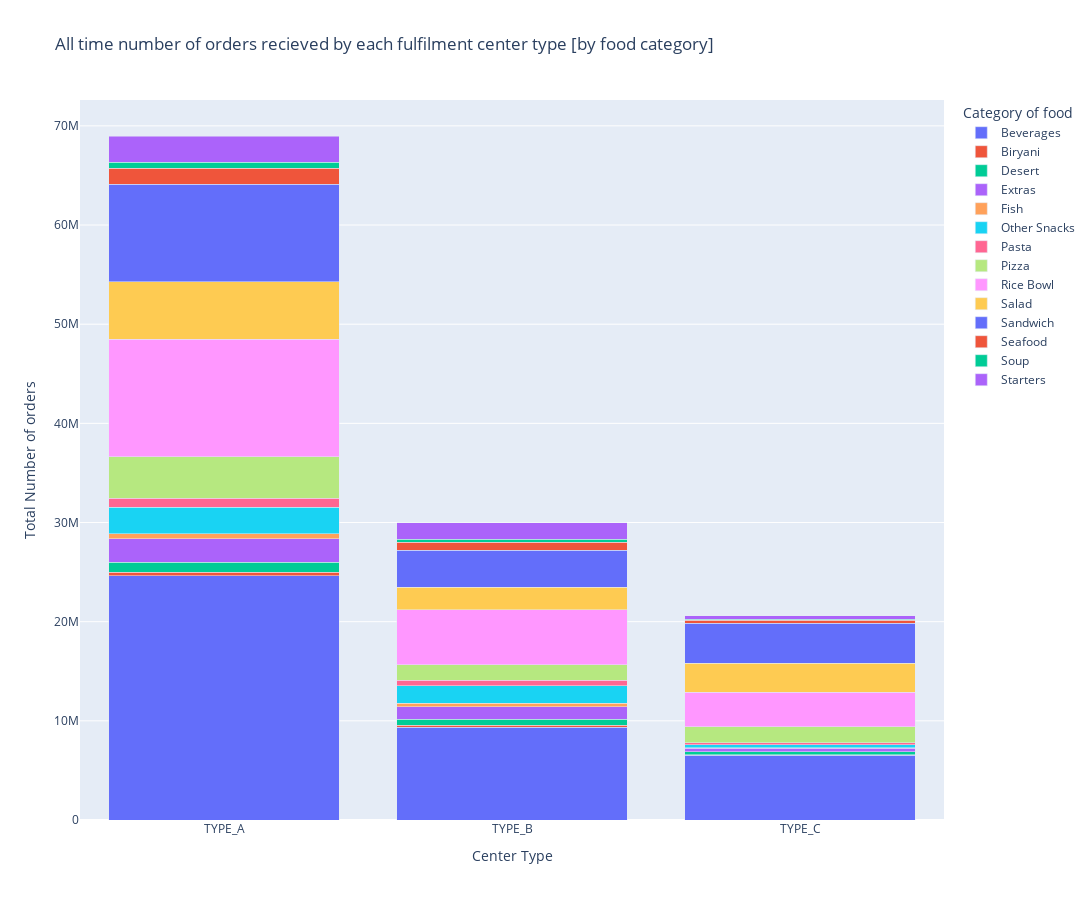

The notebook cell this image was saved under:
### Code cell
# Lets visualize the distribution of meals that was ordered over the course of 146 weeks from each fulfilment center

result = full_data.groupby(['center_type', 'category']).agg({'num_orders': 'sum'}).reset_index()

fig = px.bar(result, x='center_type', y='num_orders', color='category',
             title='All time number of orders recieved by each fulfilment center type [by food category]',
             labels={'num_orders': 'Total Number of orders', 'center_type': 'Center Type', 'category': 'Category of food'},
             barmode='stack')

# Set the size of the figure
fig.update_layout(height=900, width=1100)

# Show plot
fig.show();

### Figure 1 — Plotly figure (JSON) as saved in the notebook; plotly's stock layout.template omitted (floating-point values rounded to 4 significant figures)
{"data": [{"alignmentgroup": "True", "hovertemplate": "Category of food=Beverages<br>Center Type=%{x}<br>Total Number of orders=%{y}<extra></extra>", "legendgroup": "Beverages", "marker": {"color": "#636efa", "pattern": {"shape": ""}}, "name": "Beverages", "offsetgroup": "Beverages", "orientation": "v", "showlegend": true, "textposition": "auto", "type": "bar", "x": ["TYPE_A", "TYPE_B", "TYPE_C"], "xaxis": "x", "y": [24633857, 9340360, 6506308], "yaxis": "y"}, {"alignmentgroup": "True", "hovertemplate": "Category of food=Biryani<br>Center Type=%{x}<br>Total Number of orders=%{y}<extra></extra>", "legendgroup": "Biryani", "marker": {"color": "#EF553B", "pattern": {"shape": ""}}, "name": "Biryani", "offsetgroup": "Biryani", "orientation": "v", "showlegend": true, "textposition": "auto", "type": "bar", "x": ["TYPE_A", "TYPE_B", "TYPE_C"], "xaxis": "x", "y": [348112, 228273, 55463], "yaxis": "y"}, {"alignmentgroup": "True", "hovertemplate": "Category of food=Desert<br>Center Type=%{x}<br>Total Number of orders=%{y}<extra></extra>", "legendgroup": "Desert", "marker": {"color": "#00cc96", "pattern": {"shape": ""}}, "name": "Desert", "offsetgroup": "Desert", "orientation": "v", "showlegend": true, "textposition": "auto", "type": "bar", "x": ["TYPE_A", "TYPE_B", "TYPE_C"], "xaxis": "x", "y": [1006575, 597142, 337037], "yaxis": "y"}, {"alignmentgroup": "True", "hovertemplate": "Category of food=Extras<br>Center Type=%{x}<br>Total Number of orders=%{y}<extra></extra>", "legendgroup": "Extras", "marker": {"color": "#ab63fa", "pattern": {"shape": ""}}, "name": "Extras", "offsetgroup": "Extras", "orientation": "v", "showlegend": true, "textposition": "auto", "type": "bar", "x": ["TYPE_A", "TYPE_B", "TYPE_C"], "xaxis": "x", "y": [2385158, 1251120, 348701], "yaxis": "y"}, {"alignmentgroup": "True", "hovertemplate": "Category of food=Fish<br>Center Type=%{x}<br>Total Number of orders=%{y}<extra></extra>", "legendgroup": "Fish", "marker": {"color": "#FFA15A", "pattern": {"shape": ""}}, "name": "Fish", "offsetgroup": "Fish", "orientation": "v", "showlegend": true, "textposition": "auto", "type": "bar", "x": ["TYPE_A", "TYPE_B", "TYPE_C"], "xaxis": "x", "y": [468892, 375444, 27623], "yaxis": "y"}, {"alignmentgroup": "True", "hovertemplate": "Category of food=Other Snacks<br>Center Type=%{x}<br>Total Number of orders=%{y}<extra></extra>", "legendgroup": "Other Snacks", "marker": {"color": "#19d3f3", "pattern": {"shape": ""}}, "name": "Other Snacks", "offsetgroup": "Other Snacks", "orientation": "v", "showlegend": true, "textposition": "auto", "type": "bar", "x": ["TYPE_A", "TYPE_B", "TYPE_C"], "xaxis": "x", "y": [2721316, 1755359, 289618], "yaxis": "y"}, {"alignmentgroup": "True", "hovertemplate": "Category of food=Pasta<br>Center Type=%{x}<br>Total Number of orders=%{y}<extra></extra>", "legendgroup": "Pasta", "marker": {"color": "#FF6692", "pattern": {"shape": ""}}, "name": "Pasta", "offsetgroup": "Pasta", "orientation": "v", "showlegend": true, "textposition": "auto", "type": "bar", "x": ["TYPE_A", "TYPE_B", "TYPE_C"], "xaxis": "x", "y": [893619, 530987, 213138], "yaxis": "y"}, {"alignmentgroup": "True", "hovertemplate": "Category of food=Pizza<br>Center Type=%{x}<br>Total Number of orders=%{y}<extra></extra>", "legendgroup": "Pizza", "marker": {"color": "#B6E880", "pattern": {"shape": ""}}, "name": "Pizza", "offsetgroup": "Pizza", "orientation": "v", "showlegend": true, "textposition": "auto", "type": "bar", "x": ["TYPE_A", "TYPE_B", "TYPE_C"], "xaxis": "x", "y": [4178759, 1585932, 1619029], "yaxis": "y"}, {"alignmentgroup": "True", "hovertemplate": "Category of food=Rice Bowl<br>Center Type=%{x}<br>Total Number of orders=%{y}<extra></extra>", "legendgroup": "Rice Bowl", "marker": {"color": "#FF97FF", "pattern": {"shape": ""}}, "name": "Rice Bowl", "offsetgroup": "Rice Bowl", "orientation": "v", "showlegend": true, "textposition": "auto", "type": "bar", "x": ["TYPE_A", "TYPE_B", "TYPE_C"], "xaxis": "x", "y": [11847850, 5519104, 3507109], "yaxis": "y"}, {"alignmentgroup": "True", "hovertemplate": "Category of food=Salad<br>Center Type=%{x}<br>Total Number of orders=%{y}<extra></extra>", "legendgroup": "Salad", "marker": {"color": "#FECB52", "pattern": {"shape": ""}}, "name": "Salad", "offsetgroup": "Salad", "orientation": "v", "showlegend": true, "textposition": "auto", "type": "bar", "x": ["TYPE_A", "TYPE_B", "TYPE_C"], "xaxis": "x", "y": [5773622, 2269206, 2901508], "yaxis": "y"}, {"alignmentgroup": "True", "hovertemplate": "Category of food=Sandwich<br>Center Type=%{x}<br>Total Number of orders=%{y}<extra></extra>", "legendgroup": "Sandwich", "marker": {"color": "#636efa", "pattern": {"shape": ""}}, "name": "Sandwich", "offsetgroup": "Sandwich", "orientation": "v", "showlegend": true, "textposition": "auto", "type": "bar", "x": ["TYPE_A", "TYPE_B", "TYPE_C"], "xaxis": "x", "y": [9844003, 3760525, 4032254], "yaxis": "y"}, {"alignmentgroup": "True", "hovertemplate": "Category of food=Seafood<br>Center Type=%{x}<br>Total Number of orders=%{y}<extra></extra>", "legendgroup": "Seafood", "marker": {"color": "#EF553B", "pattern": {"shape": ""}}, "name": "Seafood", "offsetgroup": "Seafood", "orientation": "v", "showlegend": true, "textposition": "auto", "type": "bar", "x": ["TYPE_A", "TYPE_B", "TYPE_C"], "xaxis": "x", "y": [1624714, 790897, 300103], "yaxis": "y"}, {"alignmentgroup": "True", "hovertemplate": "Category of food=Soup<br>Center Type=%{x}<br>Total Number of orders=%{y}<extra></extra>", "legendgroup": "Soup", "marker": {"color": "#00cc96", "pattern": {"shape": ""}}, "name": "Soup", "offsetgroup": "Soup", "orientation": "v", "showlegend": true, "textposition": "auto", "type": "bar", "x": ["TYPE_A", "TYPE_B", "TYPE_C"], "xaxis": "x", "y": [612597, 296544, 130505], "yaxis": "y"}, {"alignmentgroup": "True", "hovertemplate": "Category of food=Starters<br>Center Type=%{x}<br>Total Number of orders=%{y}<extra></extra>", "legendgroup": "Starters", "marker": {"color": "#ab63fa", "pattern": {"shape": ""}}, "name": "Starters", "offsetgroup": "Starters", "orientation": "v", "showlegend": true, "textposition": "auto", "type": "bar", "x": ["TYPE_A", "TYPE_B", "TYPE_C"], "xaxis": "x", "y": [2639443, 1695180, 314499], "yaxis": "y"}], "layout": {"barmode": "stack", "height": 900, "legend": {"title": {"text": "Category of food"}, "tracegroupgap": 0}, "title": {"text": "All time number of orders recieved by each fulfilment center type [by food category]"}, "width": 1100, "xaxis": {"anchor": "y", "autorange": true, "domain": [0, 1], "range": [-0.5, 2.5], "title": {"text": "Center Type"}, "type": "category"}, "yaxis": {"anchor": "x", "autorange": true, "domain": [0, 1], "range": [0, 72610000.0], "title": {"text": "Total Number of orders"}, "type": "linear"}}}
